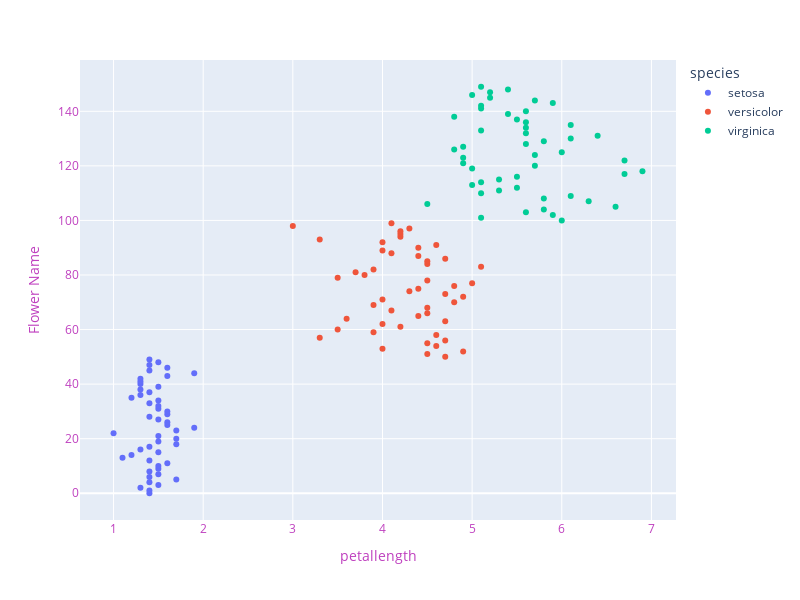

This figure's notebook cell:
### Code cell
fig = px.scatter(data_frame=iris, x='petal_length',color='species')
fig.update_layout(width=800, height=600,
                  xaxis=dict(title='petallength',color="#BF40BF"),
                 yaxis=dict(title="Flower Name",color="#BF40BF"))
fig.show()

### Figure 1 — Plotly figure (JSON) as saved in the notebook; plotly's stock layout.template omitted (floating-point values rounded to 4 significant figures)
{"data": [{"hovertemplate": "species=setosa<br>petal_length=%{x}<br>index=%{y}<extra></extra>", "legendgroup": "setosa", "marker": {"color": "#636efa", "symbol": "circle"}, "mode": "markers", "name": "setosa", "orientation": "h", "showlegend": true, "type": "scatter", "x": [1.4, 1.4, 1.3, 1.5, 1.4, 1.7, 1.4, 1.5, 1.4, 1.5, 1.5, 1.6, 1.4, 1.1, 1.2, 1.5, 1.3, 1.4, 1.7, 1.5, 1.7, 1.5, 1, 1.7, 1.9, 1.6, 1.6, 1.5, 1.4, 1.6, 1.6, 1.5, 1.5, 1.4, 1.5, 1.2, 1.3, 1.4, 1.3, 1.5, 1.3, 1.3, 1.3, 1.6, 1.9, 1.4, 1.6, 1.4, 1.5, 1.4], "xaxis": "x", "y": [0, 1, 2, 3, 4, 5, 6, 7, 8, 9, 10, 11, 12, 13, 14, 15, 16, 17, 18, 19, 20, 21, 22, 23, 24, 25, 26, 27, 28, 29, 30, 31, 32, 33, 34, 35, 36, 37, 38, 39, 40, 41, 42, 43, 44, 45, 46, 47, 48, 49], "yaxis": "y"}, {"hovertemplate": "species=versicolor<br>petal_length=%{x}<br>index=%{y}<extra></extra>", "legendgroup": "versicolor", "marker": {"color": "#EF553B", "symbol": "circle"}, "mode": "markers", "name": "versicolor", "orientation": "h", "showlegend": true, "type": "scatter", "x": [4.7, 4.5, 4.9, 4, 4.6, 4.5, 4.7, 3.3, 4.6, 3.9, 3.5, 4.2, 4, 4.7, 3.6, 4.4, 4.5, 4.1, 4.5, 3.9, 4.8, 4, 4.9, 4.7, 4.3, 4.4, 4.8, 5, 4.5, 3.5, 3.8, 3.7, 3.9, 5.1, 4.5, 4.5, 4.7, 4.4, 4.1, 4, 4.4, 4.6, 4, 3.3, 4.2, 4.2, 4.2, 4.3, 3, 4.1], "xaxis": "x", "y": [50, 51, 52, 53, 54, 55, 56, 57, 58, 59, 60, 61, 62, 63, 64, 65, 66, 67, 68, 69, 70, 71, 72, 73, 74, 75, 76, 77, 78, 79, 80, 81, 82, 83, 84, 85, 86, 87, 88, 89, 90, 91, 92, 93, 94, 95, 96, 97, 98, 99], "yaxis": "y"}, {"hovertemplate": "species=virginica<br>petal_length=%{x}<br>index=%{y}<extra></extra>", "legendgroup": "virginica", "marker": {"color": "#00cc96", "symbol": "circle"}, "mode": "markers", "name": "virginica", "orientation": "h", "showlegend": true, "type": "scatter", "x": [6, 5.1, 5.9, 5.6, 5.8, 6.6, 4.5, 6.3, 5.8, 6.1, 5.1, 5.3, 5.5, 5, 5.1, 5.3, 5.5, 6.7, 6.9, 5, 5.7, 4.9, 6.7, 4.9, 5.7, 6, 4.8, 4.9, 5.6, 5.8, 6.1, 6.4, 5.6, 5.1, 5.6, 6.1, 5.6, 5.5, 4.8, 5.4, 5.6, 5.1, 5.1, 5.9, 5.7, 5.2, 5, 5.2, 5.4, 5.1], "xaxis": "x", "y": [100, 101, 102, 103, 104, 105, 106, 107, 108, 109, 110, 111, 112, 113, 114, 115, 116, 117, 118, 119, 120, 121, 122, 123, 124, 125, 126, 127, 128, 129, 130, 131, 132, 133, 134, 135, 136, 137, 138, 139, 140, 141, 142, 143, 144, 145, 146, 147, 148, 149], "yaxis": "y"}], "layout": {"height": 600, "legend": {"title": {"text": "species"}, "tracegroupgap": 0}, "margin": {"t": 60}, "width": 800, "xaxis": {"anchor": "y", "color": "#BF40BF", "domain": [0, 1], "title": {"text": "petallength"}}, "yaxis": {"anchor": "x", "color": "#BF40BF", "domain": [0, 1], "title": {"text": "Flower Name"}}}}
